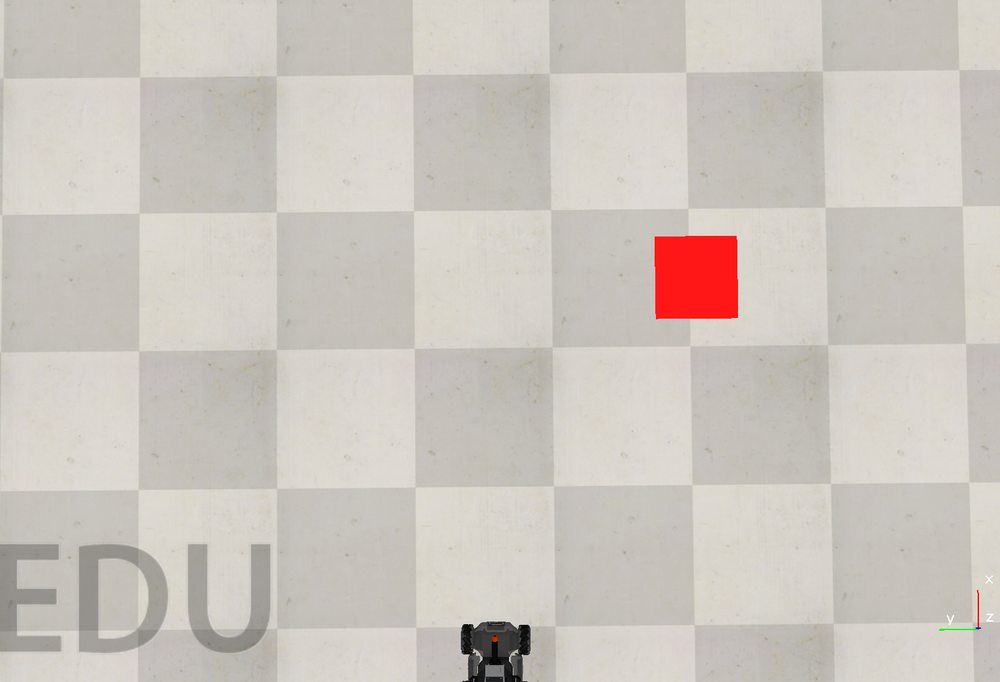
#> input picture robotics/top.png, 1000 x 682 px, shrunk from 1523 x 1038 before the run
$ jupyter execute --allow-errors 'Robotics Final Topview to path.ipynb'
#> lines starting #> are read from the running program, lines starting #| are printed output that depends on the picture; after the words box and inside, x2 and y2 are one past the last pixel; in counts of white or black regions, pixels touching at a corner belong together
[cell 1]
import cv2
import numpy as np
import matplotlib.pyplot as plt

image = cv2.imread('./robotics/top.png')
#> image is the input picture: shape (682, 1000, 3); mean B, G, R 190.9, 198, 204.7

#cv2.imshow('image',image)
#cv2.waitKey(0)
#cv2.destroyAllWindows()

[cell 2]
# Get red square
# Define range for red color
lower_red = np.array([0, 0, 100]) # this may vary
upper_red = np.array([50, 50, 255]) # this may vary
lower_blue = np.array([100, 0, 0]) # this may vary
upper_blue = np.array([255, 50, 50]) # this may vary

# Create a mask to filter only red pixels
mask = cv2.inRange(image, lower_red, upper_red)
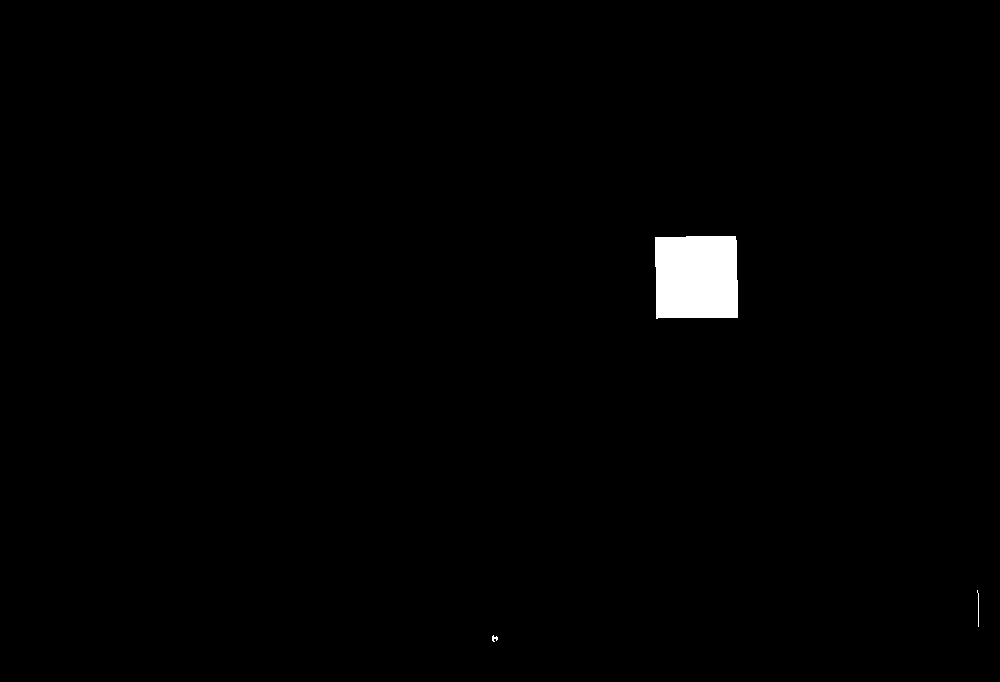
#> mask: shape (682, 1000); 0.99% white; 3 white regions

# Bitwise-AND mask and with your image
red_pixels = cv2.bitwise_and(image, image, mask=mask)

# All the red pixels will be in the red_pixels image
# Non-red pixels will be black.

#cv2.imshow('red_pixels', red_pixels)
#cv2.waitKey(0)
#cv2.destroyAllWindows()

[cell 3]
# Source: https://www.tutorialspoint.com/how-to-detect-a-rectangle-and-square-in-an-image-using-opencv-python
image = image # the top down view
img = red_pixels # only red pixels
gray = cv2.cvtColor(img, cv2.COLOR_BGR2GRAY)

ret,thresh = cv2.threshold(gray,50,255,0)
contours,hierarchy = cv2.findContours(thresh, 1, 2)
#> contours = 3 contours, 2 with area under 20; largest, box (x1, y1, x2, y2) and area: (655, 236, 738, 319) 6516
print("Number of contours detected:", len(contours))
#| Number of contours detected: 3

target_point = []
for cnt in contours:
    x1,y1 = cnt[0][0]
    approx = cv2.approxPolyDP(cnt, 0.01*cv2.arcLength(cnt, True), True)
    if len(approx) == 4:
        print("square")
        x, y, w, h = cv2.boundingRect(cnt)
        target_point = (x+w//2, y+h//2)


        img = cv2.drawContours(image, [cnt], -1, (0,255,255), 3)
        cv2.putText(img, 'Target', (x1, y1), cv2.FONT_HERSHEY_SIMPLEX, 0.6, (255, 255, 0), 2)
#> this loop made 3 passes
#> (x1, y1, approx, x, y, w, h, target_point) on passes 2 to 3: (977, 590, [[977, 590], [978, 593], [978, 626], [978, 593]], 977, 590, 2, 37, (978, 608)), (686, 236, [[655, 237], [656, 318], [737, 317], [735, 236]], 655, 236, 83, 83, (696, 277))
#> (x1, y1) on pass 1: (493, 635)
#| square
#| square
#> pass 3, `img = cv2.drawContours(image, [cnt], -1, (0,255,255), 3)`:
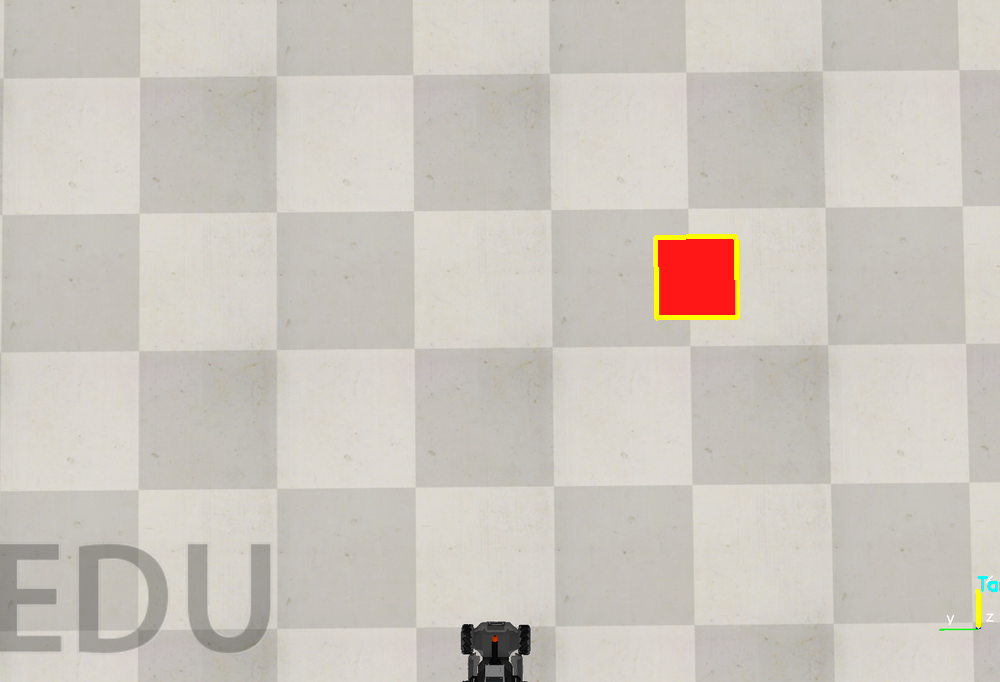
#> img: shape (682, 1000, 3); mean B, G, R 190.7, 198.4, 204.7
#> after the loop:
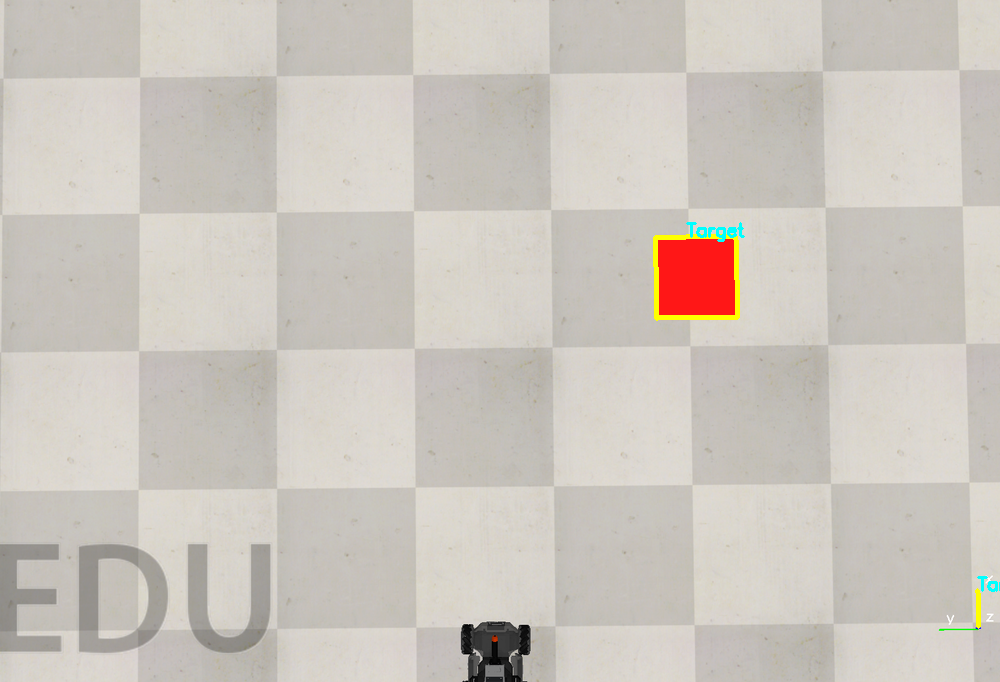
#> image: shape (682, 1000, 3); 0.34% of pixels changed, all inside (x1, y1, x2, y2) = (653, 222, 1000, 629)

# The target center point is:

#cv2.imshow("Shapes", img)
#cv2.waitKey(0)
#cv2.destroyAllWindows()

print(target_point)
#| (696, 277)

[cell 4]
#cv2.imshow("Shapes", red_pixels)
#cv2.waitKey(0)
#cv2.destroyAllWindows()

[cell 5]
matrix = [
  [1, 1, 1],
  [1, 0, 1],
  [1, 1, 1]
]

[cell 6]
# replace all black with 1 (=walkable) in red pixels
red_pixels[red_pixels <= lower_red[2]] = 1
matrix=red_pixels[:,:,2]
matrix

[cell 7]
# convert image to grid: obstacles = 0, driveable = 1

[cell 8]
target_point
#> Out = (696, 277)

[cell 9]
matrix[0][0]
#> Out = 1

[cell 10]
# https://github.com/brean/python-pathfinding
from pathfinding.core.diagonal_movement import DiagonalMovement
from pathfinding.core.grid import Grid
from pathfinding.finder.a_star import AStarFinder


#matrix = image
#> (the rest of this cell did not finish here and is left out)

[cell 11]
img.shape
#> Out = (682, 1000, 3)

[cell 12]
red_pixels.shape[0],red_pixels.shape[1]//2
#> Out = (682, 500)

#> (a cell that did not finish here is left out)

#> (a cell that did not finish here is left out)

#> (a cell that did not finish here is left out)

[cell 16]
#print(grid.grid_str(path=path, start=start, end=end))

#> (a cell that did not finish here is left out)

[cell 18]
#cv2.imshow("Shapes", img)
#cv2.waitKey(0)
#cv2.destroyAllWindows()

[cell 19]
cv2.imwrite("path.png", img)
#> Out = True

#> (a cell that did not finish here is left out)

[cell 21]
img.shape
#> Out = (682, 1000, 3)

#> (a cell that did not finish here is left out)

[cell 23]
target_point
#> Out = (696, 277)

[cell 24]
image_with_blue = cv2.imread('./topdown_blue.png')
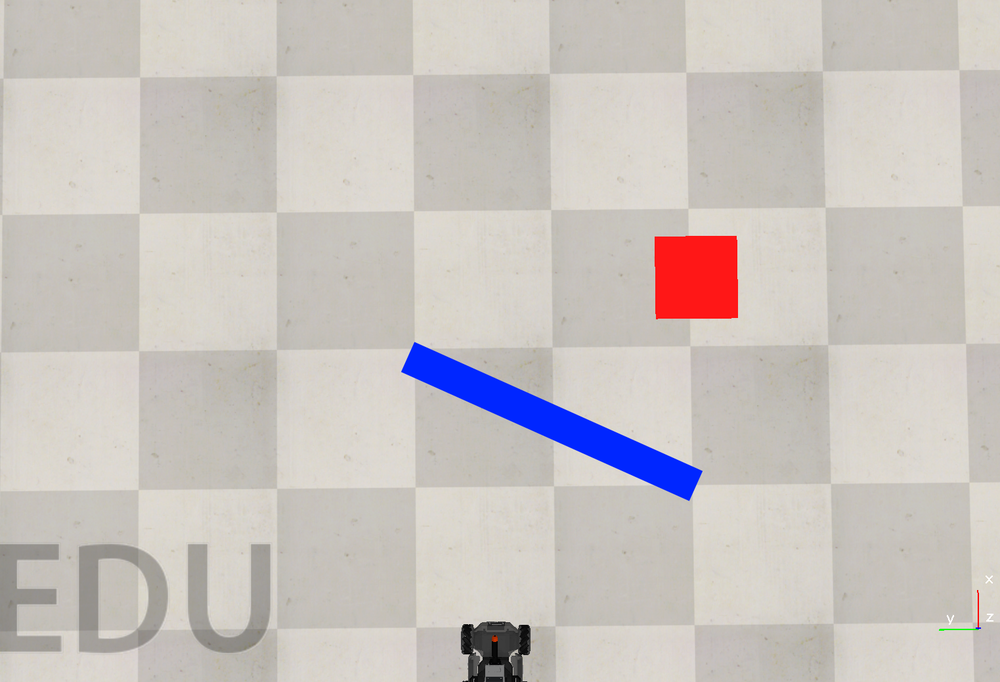
#> input picture topdown_blue.png, 1000 x 682 px, shrunk from 1523 x 1038 before the run
#> image_with_blue is the input picture: shape (682, 1000, 3); mean B, G, R 191.9, 195.5, 201.6
image_with_blue.shape
#> Out = (682, 1000, 3)

[cell 25]
# Create a mask to filter only red pixels
mask = cv2.inRange(image_with_blue, lower_blue, upper_blue)
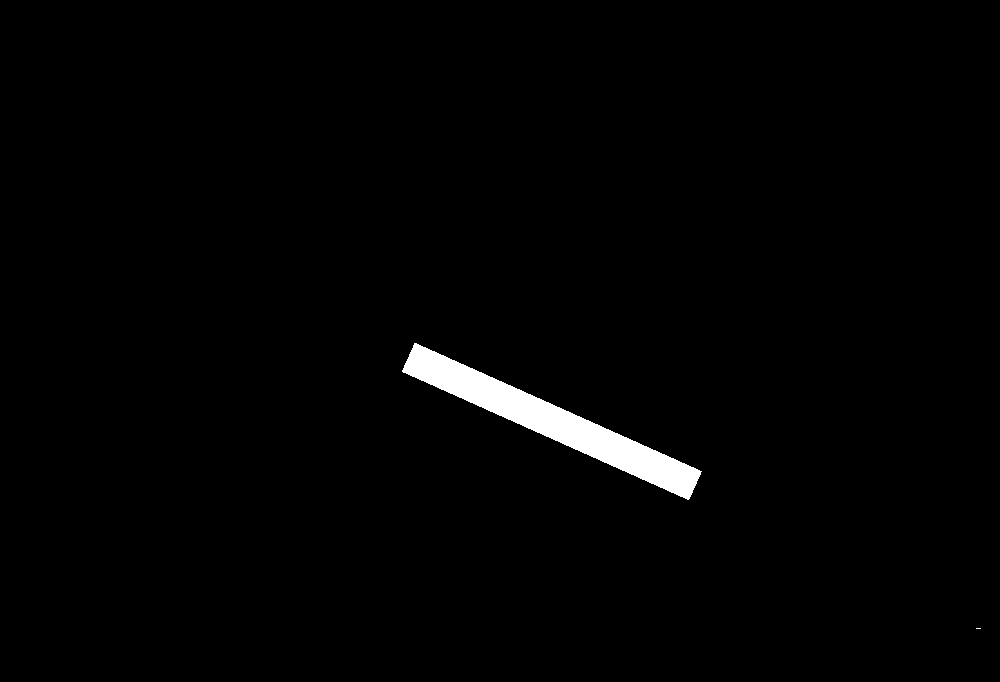
#> mask: shape (682, 1000); 1.5% white; 2 white regions (1 under 20 px), largest, box (x1, y1, x2, y2) and area: (402, 343, 702, 500) 10038

# Bitwise-AND mask and with your image
blue_pixels = cv2.bitwise_and(image_with_blue, image_with_blue, mask=mask)

blue_pixels_1_d = blue_pixels[:,:,0]

[cell 26]
blue_pixels_1_d

[cell 27]
cv2.imshow("Shapes", blue_pixels_1_d)
cv2.waitKey(0)
cv2.destroyAllWindows()

[cell 28]
cv2.imshow("Shapes", matrix)
cv2.waitKey(0)
cv2.destroyAllWindows()

[cell 29]
matrix[blue_pixels_1_d > 0] = 255
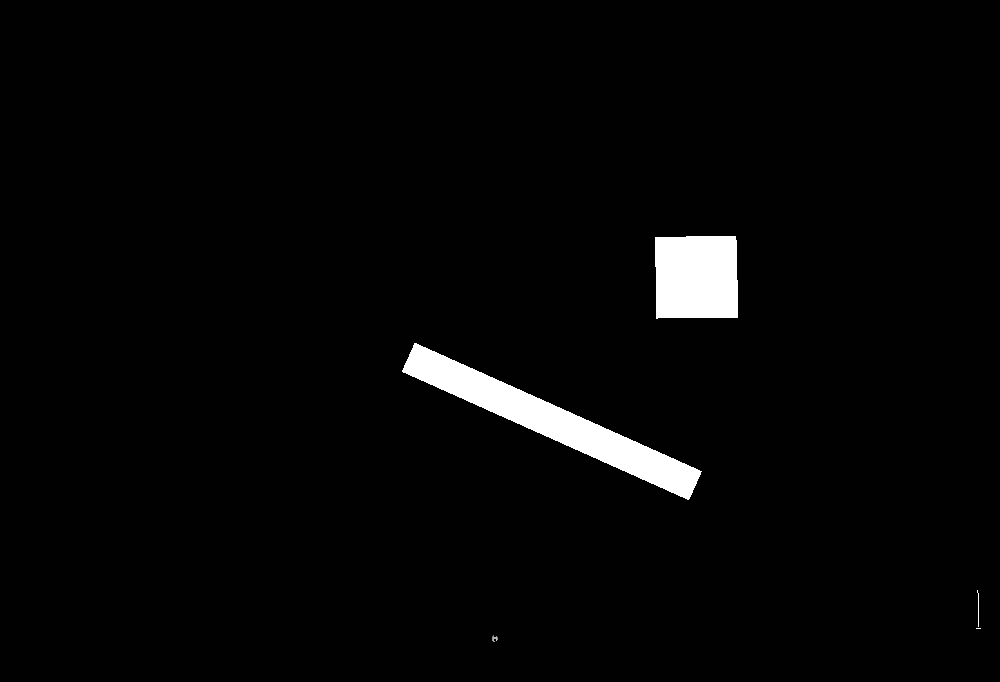
#> matrix: shape (682, 1000); min 1, max 255, mean 7.2


cv2.imshow("Shapes", matrix)
cv2.waitKey(0)
cv2.destroyAllWindows()
